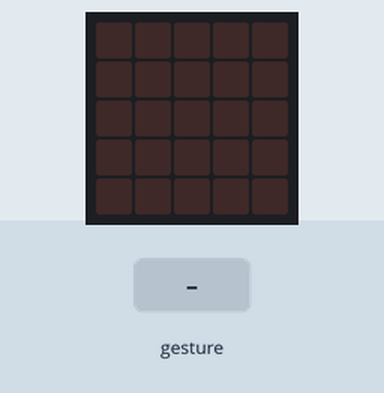
The program below on a simulated BBC micro:bit (MakeCode). Shown: the board's 5×5 LED display. The inputs (shaded band) are chosen by the test bench. Random numbers come from a fixed seed; a tilt is held for 1.5 s and a shake lasts 1 s, then the board lies face up again.

Above: at 1.2 s.
1.3 s: gesture 'shake'
At 2.7 s:
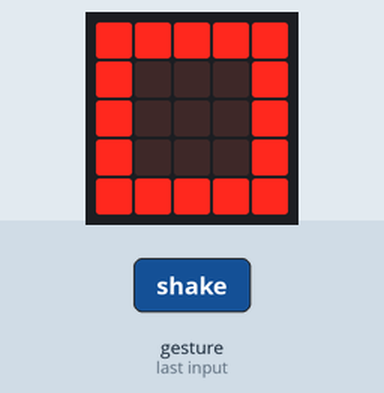
3.0 s: gesture 'shake'
At 4.2 s:
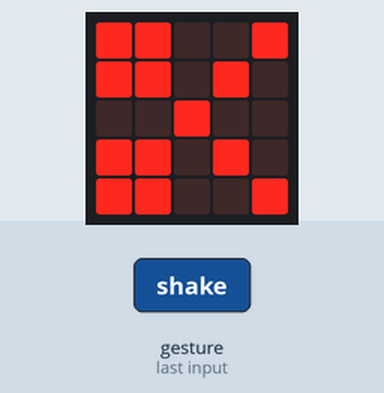
Timing chart, 0 to 6.0 s (numbered marks = the images above; inputs shaded):
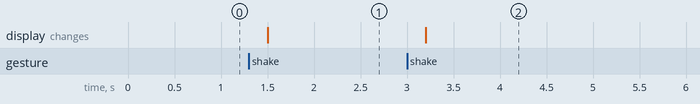

The program:

main.ts
```typescript
let mão = 0
input.onGesture(Gesture.Shake, function () {
    mão = randint(1, 3)
    if (mão == 1) {
        basic.showLeds(`
            # # # # #
            # . . . #
            # . . . #
            # . . . #
            # # # # #
            `)
    } else if (mão == 2) {
        basic.showLeds(`
            . . . . .
            . # # # .
            . # # # .
            . # # # .
            . . . . .
            `)
    } else {
        basic.showIcon(IconNames.Scissors)
    }
})
```

test.ts
```typescript
// testes vão aqui; isto não será compilado quando este pacote for usado como uma extensão.
```

Measured:
- after the input at 1.3 s, the display: changes after 0.20 s (image 1)
- after the input at 3.0 s, the display: changes after 0.20 s (image 2)
